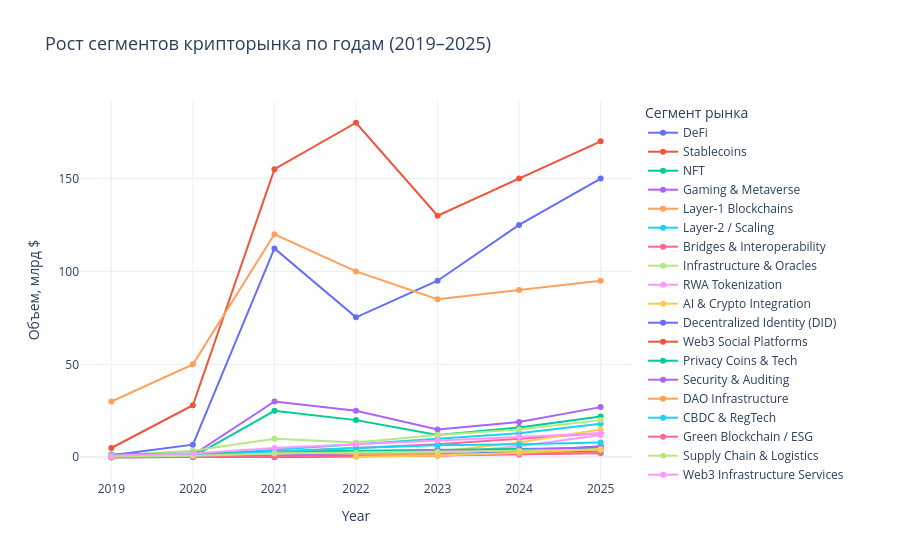
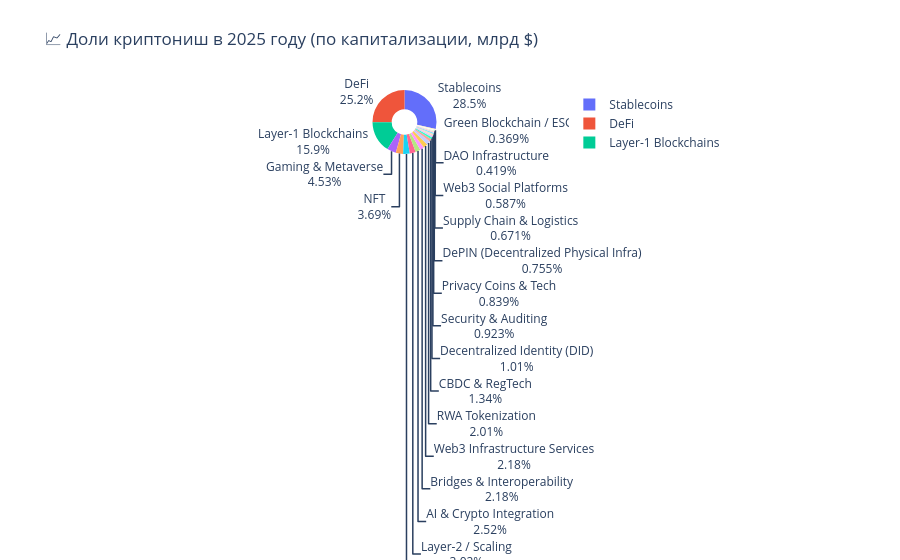

The notebook cell saved with these charts, in order:
### Code cell
import pandas as pd
import matplotlib.pyplot as plt
import seaborn as sns
import plotly.express as px

# 1.Загрузка данных
df = pd.read_csv("crypto_trends_2019_2025.csv")

# Проверим структуру
print(" Данные загружены. Размер:", df.shape)
display(df.head())

# 2.Тепловая карта динамики
plt.figure(figsize=(14, 9))
sns.heatmap(
    df.set_index("Year").T,
    cmap="YlGnBu",
    linewidths=0.5,
    cbar_kws={'label': 'Объем рынка, млрд $'}
)
plt.title("Динамика роста капитализации по криптонишам (2019–2025)", fontsize=15, weight="bold")
plt.xlabel("Год")
plt.ylabel("Сегмент")
plt.tight_layout()
plt.show()

#3. Линейный график трендов
df_melt = df.melt(id_vars="Year", var_name="Сегмент", value_name="Объем, млрд $")

fig = px.line(
    df_melt,
    x="Year",
    y="Объем, млрд $",
    color="Сегмент",
    title="Рост сегментов крипторынка по годам (2019–2025)",
    markers=True,
    hover_name="Сегмент"
)
fig.update_layout(
    template="plotly_white",
    legend_title_text="Сегмент рынка",
    title_font_size=18
)
fig.show()

# 4. Pie Chart: доли в 2025 году 
df_2025 = df[df["Year"] == 2025].set_index("Year").T
df_2025 = df_2025.reset_index().rename(columns={"index": "Сегмент", 2025: "Объем, млрд $"})

fig_pie = px.pie(
    df_2025,
    values="Объем, млрд $",
    names="Сегмент",
    title="Доли криптониш в 2025 году (по капитализации, млрд $)",
    hole=0.4
)
fig_pie.update_traces(textinfo="percent+label")
fig_pie.update_layout(template="plotly_white")
fig_pie.show()

print("Визуализация завершена успешно!")

### Figure 1 — Plotly figure (JSON) as saved in the notebook; plotly's stock layout.template omitted (floating-point values rounded to 4 significant figures)
{"data": [{"hovertemplate": "<b>%{hovertext}</b><br><br>Сегмент=DeFi<br>Year=%{x}<br>Объем, млрд $=%{y}<extra></extra>", "hovertext": ["DeFi", "DeFi", "DeFi", "DeFi", "DeFi", "DeFi", "DeFi"], "legendgroup": "DeFi", "line": {"color": "#636efa", "dash": "solid"}, "marker": {"symbol": "circle"}, "mode": "lines+markers", "name": "DeFi", "orientation": "v", "showlegend": true, "type": "scatter", "x": [2019, 2020, 2021, 2022, 2023, 2024, 2025], "xaxis": "x", "y": [1.1, 6.8, 112.4, 75.3, 95, 125, 150], "yaxis": "y"}, {"hovertemplate": "<b>%{hovertext}</b><br><br>Сегмент=Stablecoins<br>Year=%{x}<br>Объем, млрд $=%{y}<extra></extra>", "hovertext": ["Stablecoins", "Stablecoins", "Stablecoins", "Stablecoins", "Stablecoins", "Stablecoins", "Stablecoins"], "legendgroup": "Stablecoins", "line": {"color": "#EF553B", "dash": "solid"}, "marker": {"symbol": "circle"}, "mode": "lines+markers", "name": "Stablecoins", "orientation": "v", "showlegend": true, "type": "scatter", "x": [2019, 2020, 2021, 2022, 2023, 2024, 2025], "xaxis": "x", "y": [5, 28, 155, 180, 130, 150, 170], "yaxis": "y"}, {"hovertemplate": "<b>%{hovertext}</b><br><br>Сегмент=NFT<br>Year=%{x}<br>Объем, млрд $=%{y}<extra></extra>", "hovertext": ["NFT", "NFT", "NFT", "NFT", "NFT", "NFT", "NFT"], "legendgroup": "NFT", "line": {"color": "#00cc96", "dash": "solid"}, "marker": {"symbol": "circle"}, "mode": "lines+markers", "name": "NFT", "orientation": "v", "showlegend": true, "type": "scatter", "x": [2019, 2020, 2021, 2022, 2023, 2024, 2025], "xaxis": "x", "y": [0.03, 0.25, 25, 20, 12, 16, 22], "yaxis": "y"}, {"hovertemplate": "<b>%{hovertext}</b><br><br>Сегмент=Gaming & Metaverse<br>Year=%{x}<br>Объем, млрд $=%{y}<extra></extra>", "hovertext": ["Gaming & Metaverse", "Gaming & Metaverse", "Gaming & Metaverse", "Gaming & Metaverse", "Gaming & Metaverse", "Gaming & Metaverse", "Gaming & Metaverse"], "legendgroup": "Gaming & Metaverse", "line": {"color": "#ab63fa", "dash": "solid"}, "marker": {"symbol": "circle"}, "mode": "lines+markers", "name": "Gaming & Metaverse", "orientation": "v", "showlegend": true, "type": "scatter", "x": [2019, 2020, 2021, 2022, 2023, 2024, 2025], "xaxis": "x", "y": [0.5, 1.2, 30, 25, 15, 19, 27], "yaxis": "y"}, {"hovertemplate": "<b>%{hovertext}</b><br><br>Сегмент=Layer-1 Blockchains<br>Year=%{x}<br>Объем, млрд $=%{y}<extra></extra>", "hovertext": ["Layer-1 Blockchains", "Layer-1 Blockchains", "Layer-1 Blockchains", "Layer-1 Blockchains", "Layer-1 Blockchains", "Layer-1 Blockchains", "Layer-1 Blockchains"], "legendgroup": "Layer-1 Blockchains", "line": {"color": "#FFA15A", "dash": "solid"}, "marker": {"symbol": "circle"}, "mode": "lines+markers", "name": "Layer-1 Blockchains", "orientation": "v", "showlegend": true, "type": "scatter", "x": [2019, 2020, 2021, 2022, 2023, 2024, 2025], "xaxis": "x", "y": [30, 50, 120, 100, 85, 90, 95], "yaxis": "y"}, {"hovertemplate": "<b>%{hovertext}</b><br><br>Сегмент=Layer-2 / Scaling<br>Year=%{x}<br>Объем, млрд $=%{y}<extra></extra>", "hovertext": ["Layer-2 / Scaling", "Layer-2 / Scaling", "Layer-2 / Scaling", "Layer-2 / Scaling", "Layer-2 / Scaling", "Layer-2 / Scaling", "Layer-2 / Scaling"], "legendgroup": "Layer-2 / Scaling", "line": {"color": "#19d3f3", "dash": "solid"}, "marker": {"symbol": "circle"}, "mode": "lines+markers", "name": "Layer-2 / Scaling", "orientation": "v", "showlegend": true, "type": "scatter", "x": [2019, 2020, 2021, 2022, 2023, 2024, 2025], "xaxis": "x", "y": [0.5, 1, 4, 7, 10, 13, 18], "yaxis": "y"}, {"hovertemplate": "<b>%{hovertext}</b><br><br>Сегмент=Bridges & Interoperability<br>Year=%{x}<br>Объем, млрд $=%{y}<extra></extra>", "hovertext": ["Bridges & Interoperability", "Bridges & Interoperability", "Bridges & Interoperability", "Bridges & Interoperability", "Bridges & Interoperability", "Bridges & Interoperability", "Bridges & Interoperability"], "legendgroup": "Bridges & Interoperability", "line": {"color": "#FF6692", "dash": "solid"}, "marker": {"symbol": "circle"}, "mode": "lines+markers", "name": "Bridges & Interoperability", "orientation": "v", "showlegend": true, "type": "scatter", "x": [2019, 2020, 2021, 2022, 2023, 2024, 2025], "xaxis": "x", "y": [0.2, 0.5, 3, 5, 7, 10, 13], "yaxis": "y"}, {"hovertemplate": "<b>%{hovertext}</b><br><br>Сегмент=Infrastructure & Oracles<br>Year=%{x}<br>Объем, млрд $=%{y}<extra></extra>", "hovertext": ["Infrastructure & Oracles", "Infrastructure & Oracles", "Infrastructure & Oracles", "Infrastructure & Oracles", "Infrastructure & Oracles", "Infrastructure & Oracles", "Infrastructure & Oracles"], "legendgroup": "Infrastructure & Oracles", "line": {"color": "#B6E880", "dash": "solid"}, "marker": {"symbol": "circle"}, "mode": "lines+markers", "name": "Infrastructure & Oracles", "orientation": "v", "showlegend": true, "type": "scatter", "x": [2019, 2020, 2021, 2022, 2023, 2024, 2025], "xaxis": "x", "y": [1, 3.5, 10, 8, 12, 15, 20], "yaxis": "y"}, {"hovertemplate": "<b>%{hovertext}</b><br><br>Сегмент=RWA Tokenization<br>Year=%{x}<br>Объем, млрд $=%{y}<extra></extra>", "hovertext": ["RWA Tokenization", "RWA Tokenization", "RWA Tokenization", "RWA Tokenization", "RWA Tokenization", "RWA Tokenization", "RWA Tokenization"], "legendgroup": "RWA Tokenization", "line": {"color": "#FF97FF", "dash": "solid"}, "marker": {"symbol": "circle"}, "mode": "lines+markers", "name": "RWA Tokenization", "orientation": "v", "showlegend": true, "type": "scatter", "x": [2019, 2020, 2021, 2022, 2023, 2024, 2025], "xaxis": "x", "y": [null, null, 0.1, 0.5, 2, 6, 12], "yaxis": "y"}, {"hovertemplate": "<b>%{hovertext}</b><br><br>Сегмент=AI & Crypto Integration<br>Year=%{x}<br>Объем, млрд $=%{y}<extra></extra>", "hovertext": ["AI & Crypto Integration", "AI & Crypto Integration", "AI & Crypto Integration", "AI & Crypto Integration", "AI & Crypto Integration", "AI & Crypto Integration", "AI & Crypto Integration"], "legendgroup": "AI & Crypto Integration", "line": {"color": "#FECB52", "dash": "solid"}, "marker": {"symbol": "circle"}, "mode": "lines+markers", "name": "AI & Crypto Integration", "orientation": "v", "showlegend": true, "type": "scatter", "x": [2019, 2020, 2021, 2022, 2023, 2024, 2025], "xaxis": "x", "y": [null, null, 0.2, 1, 3, 8, 15], "yaxis": "y"}, {"hovertemplate": "<b>%{hovertext}</b><br><br>Сегмент=Decentralized Identity (DID)<br>Year=%{x}<br>Объем, млрд $=%{y}<extra></extra>", "hovertext": ["Decentralized Identity (DID)", "Decentralized Identity (DID)", "Decentralized Identity (DID)", "Decentralized Identity (DID)", "Decentralized Identity (DID)", "Decentralized Identity (DID)", "Decentralized Identity (DID)"], "legendgroup": "Decentralized Identity (DID)", "line": {"color": "#636efa", "dash": "solid"}, "marker": {"symbol": "circle"}, "mode": "lines+markers", "name": "Decentralized Identity (DID)", "orientation": "v", "showlegend": true, "type": "scatter", "x": [2019, 2020, 2021, 2022, 2023, 2024, 2025], "xaxis": "x", "y": [0.05, 0.1, 0.3, 0.8, 1.5, 3, 6], "yaxis": "y"}, {"hovertemplate": "<b>%{hovertext}</b><br><br>Сегмент=Web3 Social Platforms<br>Year=%{x}<br>Объем, млрд $=%{y}<extra></extra>", "hovertext": ["Web3 Social Platforms", "Web3 Social Platforms", "Web3 Social Platforms", "Web3 Social Platforms", "Web3 Social Platforms", "Web3 Social Platforms", "Web3 Social Platforms"], "legendgroup": "Web3 Social Platforms", "line": {"color": "#EF553B", "dash": "solid"}, "marker": {"symbol": "circle"}, "mode": "lines+markers", "name": "Web3 Social Platforms", "orientation": "v", "showlegend": true, "type": "scatter", "x": [2019, 2020, 2021, 2022, 2023, 2024, 2025], "xaxis": "x", "y": [null, null, 0.2, 0.6, 1, 2, 3.5], "yaxis": "y"}, {"hovertemplate": "<b>%{hovertext}</b><br><br>Сегмент=Privacy Coins & Tech<br>Year=%{x}<br>Объем, млрд $=%{y}<extra></extra>", "hovertext": ["Privacy Coins & Tech", "Privacy Coins & Tech", "Privacy Coins & Tech", "Privacy Coins & Tech", "Privacy Coins & Tech", "Privacy Coins & Tech", "Privacy Coins & Tech"], "legendgroup": "Privacy Coins & Tech", "line": {"color": "#00cc96", "dash": "solid"}, "marker": {"symbol": "circle"}, "mode": "lines+markers", "name": "Privacy Coins & Tech", "orientation": "v", "showlegend": true, "type": "scatter", "x": [2019, 2020, 2021, 2022, 2023, 2024, 2025], "xaxis": "x", "y": [1.5, 2, 3, 3.5, 4, 4.5, 5], "yaxis": "y"}, {"hovertemplate": "<b>%{hovertext}</b><br><br>Сегмент=Security & Auditing<br>Year=%{x}<br>Объем, млрд $=%{y}<extra></extra>", "hovertext": ["Security & Auditing", "Security & Auditing", "Security & Auditing", "Security & Auditing", "Security & Auditing", "Security & Auditing", "Security & Auditing"], "legendgroup": "Security & Auditing", "line": {"color": "#ab63fa", "dash": "solid"}, "marker": {"symbol": "circle"}, "mode": "lines+markers", "name": "Security & Auditing", "orientation": "v", "showlegend": true, "type": "scatter", "x": [2019, 2020, 2021, 2022, 2023, 2024, 2025], "xaxis": "x", "y": [0.2, 0.4, 1, 2, 3.5, 4, 5.5], "yaxis": "y"}, {"hovertemplate": "<b>%{hovertext}</b><br><br>Сегмент=DAO Infrastructure<br>Year=%{x}<br>Объем, млрд $=%{y}<extra></extra>", "hovertext": ["DAO Infrastructure", "DAO Infrastructure", "DAO Infrastructure", "DAO Infrastructure", "DAO Infrastructure", "DAO Infrastructure", "DAO Infrastructure"], "legendgroup": "DAO Infrastructure", "line": {"color": "#FFA15A", "dash": "solid"}, "marker": {"symbol": "circle"}, "mode": "lines+markers", "name": "DAO Infrastructure", "orientation": "v", "showlegend": true, "type": "scatter", "x": [2019, 2020, 2021, 2022, 2023, 2024, 2025], "xaxis": "x", "y": [0.05, 0.3, 2.5, 2, 1.5, 1.8, 2.5], "yaxis": "y"}, {"hovertemplate": "<b>%{hovertext}</b><br><br>Сегмент=CBDC & RegTech<br>Year=%{x}<br>Объем, млрд $=%{y}<extra></extra>", "hovertext": ["CBDC & RegTech", "CBDC & RegTech", "CBDC & RegTech", "CBDC & RegTech", "CBDC & RegTech", "CBDC & RegTech", "CBDC & RegTech"], "legendgroup": "CBDC & RegTech", "line": {"color": "#19d3f3", "dash": "solid"}, "marker": {"symbol": "circle"}, "mode": "lines+markers", "name": "CBDC & RegTech", "orientation": "v", "showlegend": true, "type": "scatter", "x": [2019, 2020, 2021, 2022, 2023, 2024, 2025], "xaxis": "x", "y": [null, 1, 3, 5, 6.5, 7, 8], "yaxis": "y"}, {"hovertemplate": "<b>%{hovertext}</b><br><br>Сегмент=Green Blockchain / ESG<br>Year=%{x}<br>Объем, млрд $=%{y}<extra></extra>", "hovertext": ["Green Blockchain / ESG", "Green Blockchain / ESG", "Green Blockchain / ESG", "Green Blockchain / ESG", "Green Blockchain / ESG", "Green Blockchain / ESG", "Green Blockchain / ESG"], "legendgroup": "Green Blockchain / ESG", "line": {"color": "#FF6692", "dash": "solid"}, "marker": {"symbol": "circle"}, "mode": "lines+markers", "name": "Green Blockchain / ESG", "orientation": "v", "showlegend": true, "type": "scatter", "x": [2019, 2020, 2021, 2022, 2023, 2024, 2025], "xaxis": "x", "y": [0.02, 0.05, 0.2, 0.5, 1, 1.5, 2.2], "yaxis": "y"}, {"hovertemplate": "<b>%{hovertext}</b><br><br>Сегмент=Supply Chain & Logistics<br>Year=%{x}<br>Объем, млрд $=%{y}<extra></extra>", "hovertext": ["Supply Chain & Logistics", "Supply Chain & Logistics", "Supply Chain & Logistics", "Supply Chain & Logistics", "Supply Chain & Logistics", "Supply Chain & Logistics", "Supply Chain & Logistics"], "legendgroup": "Supply Chain & Logistics", "line": {"color": "#B6E880", "dash": "solid"}, "marker": {"symbol": "circle"}, "mode": "lines+markers", "name": "Supply Chain & Logistics", "orientation": "v", "showlegend": true, "type": "scatter", "x": [2019, 2020, 2021, 2022, 2023, 2024, 2025], "xaxis": "x", "y": [0.4, 0.8, 2, 2.5, 3, 3.5, 4], "yaxis": "y"}, {"hovertemplate": "<b>%{hovertext}</b><br><br>Сегмент=Web3 Infrastructure Services<br>Year=%{x}<br>Объем, млрд $=%{y}<extra></extra>", "hovertext": ["Web3 Infrastructure Services", "Web3 Infrastructure Services", "Web3 Infrastructure Services", "Web3 Infrastructure Services", "Web3 Infrastructure Services", "Web3 Infrastructure Services", "Web3 Infrastructure Services"], "legendgroup": "Web3 Infrastructure Services", "line": {"color": "#FF97FF", "dash": "solid"}, "marker": {"symbol": "circle"}, "mode": "lines+markers", "name": "Web3 Infrastructure Services", "orientation": "v", "showlegend": true, "type": "scatter", "x": [2019, 2020, 2021, 2022, 2023, 2024, 2025], "xaxis": "x", "y": [1, 2, 5, 7, 9, 11, 13], "yaxis": "y"}, {"hovertemplate": "<b>%{hovertext}</b><br><br>Сегмент=DePIN (Decentralized Physical Infra)<br>Year=%{x}<br>Объем, млрд $=%{y}<extra></extra>", "hovertext": ["DePIN (Decentralized Physical Infra)", "DePIN (Decentralized Physical Infra)", "DePIN (Decentralized Physical Infra)", "DePIN (Decentralized Physical Infra)", "DePIN (Decentralized Physical Infra)", "DePIN (Decentralized Physical Infra)", "DePIN (Decentralized Physical Infra)"], "legendgroup": "DePIN (Decentralized Physical Infra)", "line": {"color": "#FECB52", "dash": "solid"}, "marker": {"symbol": "circle"}, "mode": "lines+markers", "name": "DePIN (Decentralized Physical Infra)", "orientation": "v", "showlegend": true, "type": "scatter", "x": [2019, 2020, 2021, 2022, 2023, 2024, 2025], "xaxis": "x", "y": [null, null, null, 0.3, 1, 2.5, 4.5], "yaxis": "y"}], "layout": {"autosize": true, "legend": {"title": {"text": "Сегмент рынка"}, "tracegroupgap": 0}, "title": {"font": {"size": 18}, "text": "Рост сегментов крипторынка по годам (2019–2025)"}, "xaxis": {"anchor": "y", "autorange": true, "domain": [0, 1], "range": [2019.0, 2025.0], "title": {"text": "Year"}, "type": "linear"}, "yaxis": {"anchor": "x", "autorange": true, "domain": [0, 1], "range": [-14.83, 194.9], "title": {"text": "Объем, млрд $"}, "type": "linear"}}}

### Figure 2 — Plotly figure (JSON) as saved in the notebook; plotly's stock layout.template omitted (floating-point values rounded to 4 significant figures)
{"data": [{"domain": {"x": [0, 1], "y": [0, 1]}, "hole": 0.4, "hovertemplate": "Сегмент=%{label}<br>Объем, млрд $=%{value}<extra></extra>", "labels": ["DeFi", "Stablecoins", "NFT", "Gaming & Metaverse", "Layer-1 Blockchains", "Layer-2 / Scaling", "Bridges & Interoperability", "Infrastructure & Oracles", "RWA Tokenization", "AI & Crypto Integration", "Decentralized Identity (DID)", "Web3 Social Platforms", "Privacy Coins & Tech", "Security & Auditing", "DAO Infrastructure", "CBDC & RegTech", "Green Blockchain / ESG", "Supply Chain & Logistics", "Web3 Infrastructure Services", "DePIN (Decentralized Physical Infra)"], "legendgroup": "", "name": "", "showlegend": true, "textinfo": "percent+label", "type": "pie", "values": [150, 170, 22, 27, 95, 18, 13, 20, 12, 15, 6, 3.5, 5, 5.5, 2.5, 8, 2.2, 4, 13, 4.5]}], "layout": {"autosize": true, "legend": {"tracegroupgap": 0}, "title": {"text": "📈 Доли криптониш в 2025 году (по капитализации, млрд $)"}}}
